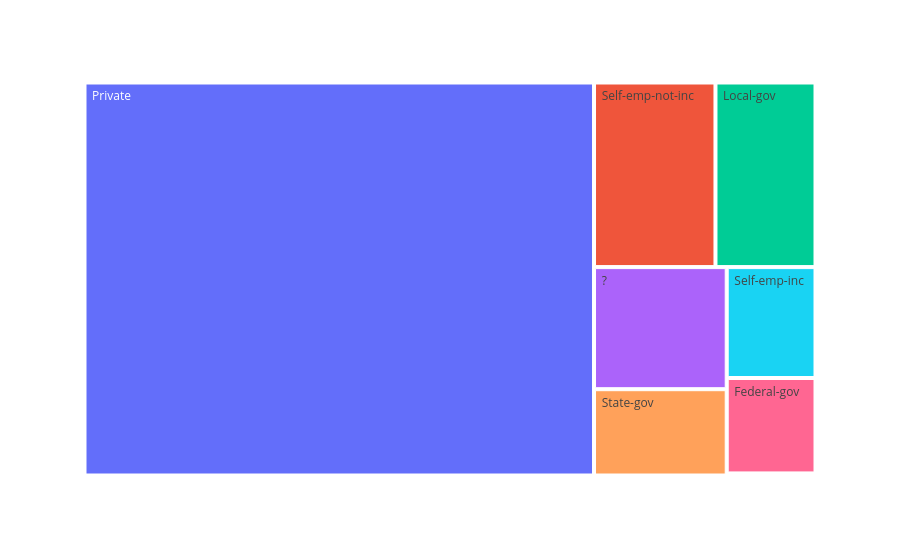

Notebook code cell kept with this figure:
### Code cell
grafico = px.treemap(base_census, path=['workclass'])
grafico.show()

### Figure 1 — Plotly figure (JSON) as saved in the notebook; plotly's stock layout.template omitted (floating-point values rounded to 4 significant figures)
{"data": [{"branchvalues": "total", "domain": {"x": [0, 1], "y": [0, 1]}, "hovertemplate": "labels=%{label}<br>count=%{value}<br>parent=%{parent}<br>id=%{id}<extra></extra>", "ids": [" State-gov", " Self-emp-not-inc", " Private", " Federal-gov", " Local-gov", " ?", " Self-emp-inc", " Without-pay", " Never-worked"], "labels": [" State-gov", " Self-emp-not-inc", " Private", " Federal-gov", " Local-gov", " ?", " Self-emp-inc", " Without-pay", " Never-worked"], "name": "", "parents": ["", "", "", "", "", "", "", "", ""], "type": "treemap", "values": [1298, 2541, 22696, 960, 2093, 1836, 1116, 14, 7]}], "layout": {"legend": {"tracegroupgap": 0}, "margin": {"t": 60}}}
